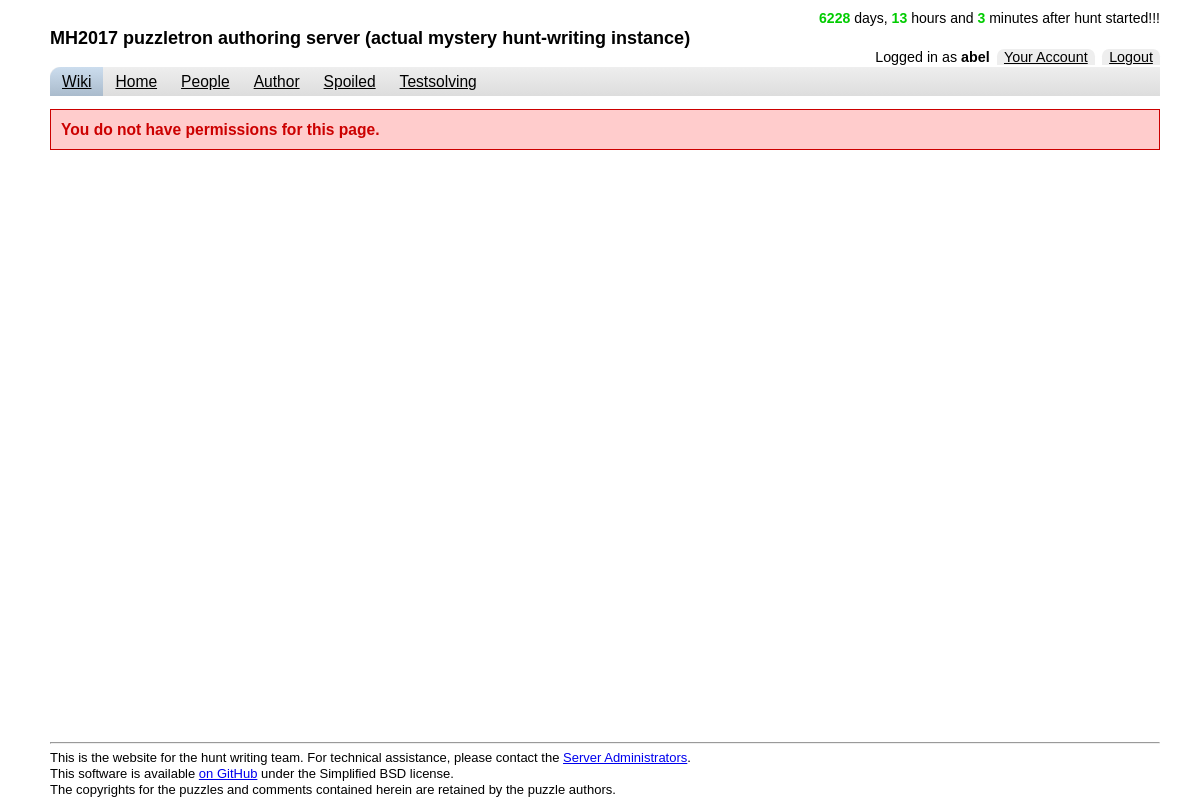
Page /user-roles.php (signed in) on the earlier database version.
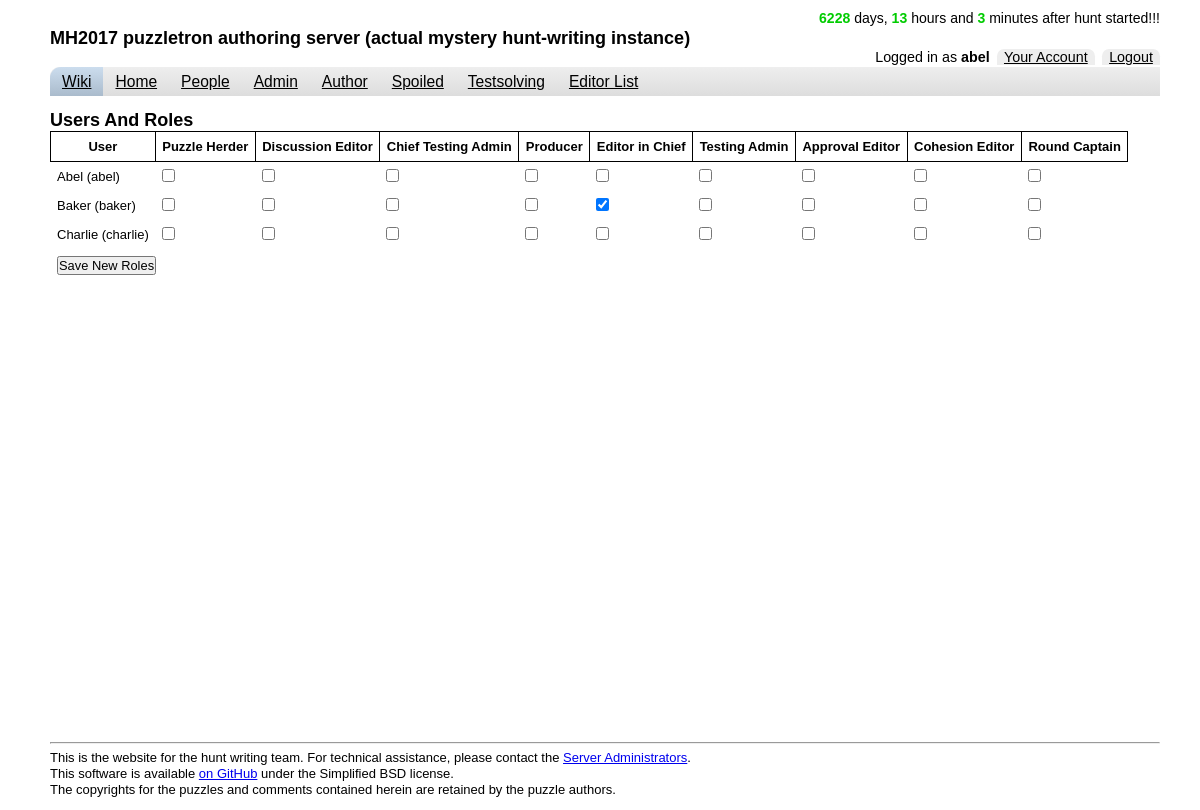
Same page on the later database version.
### tables this page shows
CREATE TABLE `users` (
  `uid` int(4) unsigned NOT NULL AUTO_INCREMENT,
  `username` varchar(32) NOT NULL,
  `password` blob NOT NULL DEFAULT '' COMMENT 'AES_ENCRYPT(''password'',''usernamepassword'')',
  `email` varchar(255) NOT NULL,
  `fullname` varchar(255) NOT NULL DEFAULT '',
  `picture` varchar(255) DEFAULT NULL,
  `email_level` tinyint(1) DEFAULT '1',
  PRIMARY KEY (`uid`),
  UNIQUE KEY `username` (`username`),
  UNIQUE KEY `email` (`email`)
);

CREATE TABLE `roles` (
  `id` int(10) unsigned NOT NULL AUTO_INCREMENT,
  `name` varchar(64) NOT NULL,
  `seeAllPuzzles` tinyint(1) NOT NULL,
  `becomeEditor` tinyint(1) NOT NULL,
  `administerServer` tinyint(1) NOT NULL,
  `changeAnswers` tinyint(1) NOT NULL,
  `beTestAdmin` tinyint(1) NOT NULL,
  `beBlind` tinyint(1) NOT NULL,
  `beLurker` tinyint(1) NOT NULL,
  `changePuzzleStatus` tinyint(1) NOT NULL,
  `autoSubWhenEditing` tinyint(1) NOT NULL,
  `becomeRoundCaptain` tinyint(1) NOT NULL,
  `becomeApprover` tinyint(1) NOT NULL,
  PRIMARY KEY (`id`),
  UNIQUE KEY `name` (`name`)
);

### utils.php (called while the page is built, shortened)
<?php
require_once "db-func.php";
function hasServerAdminPermission($uid) {
    return hasPermission($uid, 'administerServer');
}
function hasPermission($uid, $permission) {
    $sql = sprintf("SELECT 1 FROM user_role LEFT JOIN roles ON user_role.role_id = roles.id
        WHERE uid='%s' AND %s='1'",
        mysql_real_escape_string($uid), mysql_real_escape_string($permission));
    return has_result($sql);
}
function getUserUsername($uid) {
    $sql = sprintf("SELECT username FROM users WHERE uid='%s'", mysql_real_escape_string($uid));
    return get_element($sql);
}
function getNonAdminRoles() {
    return get_row_dicts("SELECT roles.* FROM roles WHERE roles.administerServer = 0 OR roles.administerServer is null");
}
function getAllUsersAndNonAdminRoles() {
    $sql = sprintf("SELECT u.uid, u.username, u.fullname, r.role_id " .
        "FROM users u " .
        "LEFT JOIN " .
        "(SELECT ur.uid, ur.role_id " .
        "FROM user_role ur ".
        "LEFT JOIN roles ON ur.role_id = roles.id ".
        "WHERE roles.administerServer = 0 OR roles.administerServer is null) r " .
        "ON u.uid = r.uid " .
        "ORDER BY u.username");
    return get_row_dicts($sql);
}

### db-func.php (called while the page is built, shortened)
<?php
require_once "html.php";
function query_db($query) {
    $result = mysql_query($query);
    return $result;
}
function get_row($query) {
    $result = query_db($query);
    $r = mysql_fetch_array($result);
    return $r;
}
function get_row_dicts($query) {
    $result = query_db($query);
    $rows = array();
    while ($r = mysql_fetch_assoc($result)) {
        $rows[] = $r;
    }
    return $rows;
}
function get_element($query) {
    $r = get_row($query);
    if ($r == NULL) {
        return NULL;
    } else {
        return $r[0];
    }
}
function has_result($query) {
    $result = query_db($query);
    return mysql_num_rows($result) > 0;
}

### user-roles.php (the view, shortened to what this page needs)
<?php
require_once "html.php";
require_once "db-func.php";
require_once "utils.php";
$uid = isLoggedIn();
head("users-roles");
if (!hasServerAdminPermission($uid)) {
    echo "<div class='errormsg'>You do not have permissions for this page.</div>";
    foot();
    exit(1);
}
print themeUserRoleForm();
foot();
function themeUserRoleForm() {
    $html = '<h1>Users And Roles</h1>';
    $html .= '<form method="post" action="user-roles.php">' . "\n";
    $html .= '<input type="hidden" name="changeroles" value="true"/>' . "\n";
    $html .= '<table class="user-roles">' . "\n";
    $roles = getNonAdminRoles();
    $role_lookup = array();
    $html .= "<tr>\n<th>User</th>\n";
    foreach ($roles as $r) {
        $html .= "<th>{$r['name']}</th>\n";
        $role_lookup[$r['id']] = $r['name'];
    }
    $html .= "</tr>\n";
    $users_roles = getAllUsersAndNonAdminRoles();
    $user_role_map = array();
    $user_name_map = array();
    foreach ($users_roles as $ur) {
        $user_role_map[$ur['uid']][$ur['role_id']] = true;
        $fullname = htmlspecialchars($ur['fullname']);
        $username = htmlspecialchars($ur['username']);
        $user_name_map[$ur['uid']] = "{$fullname} ({$username})";
    }
    foreach ($user_name_map as $uid => $username) {
        $html .= "<tr><td>{$username}</td>\n";
        foreach (array_keys($role_lookup) as $rid) {
            $html .= "<td>";
            $checked = isset($user_role_map[$uid][$rid]) ? 'checked' : '';
            $html .= "<input type=\"checkbox\" {$checked} name=\"user_{$uid}_{$rid}\" value=\"1\"/>";
            $html .= "</td>";
        }
        $html .= "</tr>\n";
    }
    $html .= "<tr>\n<td colspan=3><input type=\"submit\" value=\"Save New Roles\"></td>\n</tr>\n";
    $html .= "</table>\n";
    $html .= "</form>\n";
    return $html;
}

### html.php (shortened to what this page needs)
<?php
require_once "utils.php";
function echoNav($isselected, $href, $linktext, $condition) {
    if ($condition) {
        $navclass = $isselected ? "selnav" : "nav";
        echo "<li class='nav'><a class='$navclass' href='$href'>$linktext</a></li>\n";
    }
}
function fullTitle() {
    return 'MH2017 puzzletron authoring server (' . (DEVMODE ? 'test/dev' : (PRACMODE ? 'practice' : 'actual mystery hunt-writing')) . ' instance)';
}
function head($selnav = "", $title = -1) {
$hunt = mktime(12, 17, 00, 1, HUNT_DOM, HUNT_YEAR);
$now = time();
$timediff = abs($hunt-$now);
$days = (int)($timediff/(60 * 60 * 24));
$hrs = (int)($timediff/(60 * 60))-(24*$days);
$mins = (int)($timediff/(60))-(24*60*$days)-(60*$hrs);
$cdmsg = "";
if ($now > $hunt) {
    $cdmsg = "after hunt started!!!";
    $cdclass = "cunum";
} else {
    $cdmsg = "left until hunt.";
    $cdclass = "cdnum";
}
?>
<!DOCTYPE html PUBLIC "-//W3C//DTD HTML 4.01 Transitional//EN" "http://www.w3.org/TR/html4/loose.dtd">
<html xmlns="http://www.w3.org/1999/xhtml">
<head>
    <link rel="stylesheet" type="text/css" href="css/reset-min.css" />
    <link rel="stylesheet" type="text/css" href="css/base-min.css" />
    <link rel="stylesheet" type="text/css" href="css/fonts-min.css" />
    <link rel="stylesheet" type="text/css" href="css/style.css" />
</head>
<body>
<div id="container">
    <div id="header">
        <div id="top">
            <div id="countdowndiv">
                <span id="countdown">
                <?php
                    if ($days !== 0) {
                        $daypl = $days === 1 ? "" : "s";
                        echo "<span class=\"$cdclass\">$days</span> day$daypl, ";
                    }
                    $hrpl =  $hrs  === 1 ? "" : "s";
                    echo "<span class=\"$cdclass\">$hrs</span> hour$hrpl and ";
                    $minpl = $mins === 1 ? "" : "s";
                    echo "<span class=\"$cdclass\">$mins</span> minute$minpl $cdmsg";
                ?>
                </span>
            </div>
            <div id="titlediv">
                <h1><?php echo fullTitle(); ?></h1>
            </div>
            <div id="logindiv">
<?php if (isset($_SESSION['uid'])) {
    echo 'Logged in as <strong>' . getUserUsername($_SESSION['uid']) . '</strong>';
    echo '<a href="account.php"' . ($selnav == "account" ? ' class="accsel"' : "") . '>Your Account</a>';
    if (!TRUST_REMOTE_USER) { echo '<a href="logout.php">Logout</a>'; }
} else { ?>
                <span class="notloggedin">Not logged in</span> <a href="login.php">Login</a>
        <?php } ?>
            </div>
        </div>
        <div id="navbar">
            <ul class="nav">
                <li class="nav"><a class="nav wikinav" target="_blank" href="<?php echo WIKI_URL; ?> ">Wiki</a></li>
<?php
echoNav($selnav == "home", "index.php", "Home", true);
if (isset($_SESSION['uid'])) {
    $suid = $_SESSION['uid'];
    echoNav1($selnav, "people",         "People",              true);
    echoNav1($selnav, "admin",          "Admin",               hasServerAdminPermission($suid));
    echoNav1($selnav, "author",         "Author",              true);
    echoNav1($selnav, "roundcaptain",   "Round Captain",       (USING_ROUND_CAPTAINS) && hasRoundCaptainPermission($suid));
    echoNav1($selnav, "spoiled",        "Spoiled",             true);
    echoNav1($selnav, "editor",         "Discussion Editor",   hasEditorPermission($suid));
    echoNav1($selnav, "approver",       "Approval Editor",     (USING_APPROVERS) && (hasApproverPermission($suid) || isEditorChief($suid)));
    echoNav1($selnav, "testsolving",    "Testsolving",         true);
    echoNav1($selnav, "ffc",            "Final Fact Check",    hasFactCheckerPermission($suid));
    echoNav1($selnav, "editorlist",     "Editor List",         isEditorChief($suid) || hasServerAdminPermission($suid));
    echoNav1($selnav, "testadmin",      "Testing Admin",       hasTestAdminPermission($suid));
    echoNav1($selnav, "testsolveteams", "TS Team Assignments", (USING_TESTSOLVE_TEAMS) && hasTestAdminPermission($suid));
    echoNav1($selnav, "answers",        "Answers",             canChangeAnswers($suid));
    echoNav1($selnav, "allpuzzles",     "All Puzzles",         canSeeAllPuzzles($suid));
    echoNav1($selnav, "editor-pick-special",     "Puzzles Needing Help",         hasEditorPermission($suid));
}
?>
            </ul>
        </div>
    </div>
    <div id="body">
<?php
}
function foot() {
?>
    </div>
    <div id="footer">
        <hr />
        <p>
        This is the website for the hunt writing team.
        For technical assistance, please contact the <a href="mailto:<?php echo HELP_EMAIL; ?>">Server Administrators</a>.<br/>
        This software is available <a href="http://github.com/mysteryhunt/puzzle-editing/">on GitHub</a> under the Simplified BSD license.<br/>
        The copyrights for the puzzles and comments contained herein are retained by the puzzle authors.</p>
    </div>
</div>
</body>
</html>
<?php
}
?>

### css/base-min.css (style rules this page uses)
h1 { font-size:138.5%; }
h1,h2,h3 { margin:1em 0; }
h1,h2,h3,h4,h5,h6,strong { font-weight:bold; }
blockquote,ul,ol,dl { margin:1em; }
ol,ul,dl { margin-left:2em; }
ul li { list-style:disc outside; }
th,td { border:1px solid #000;padding:.5em; }
th { font-weight:bold;text-align:center; }
p,fieldset,table,pre { margin-bottom:1em; }

### css/style.css (style rules this page uses)
html { margin:0; padding:0; height:100%; }
body { text-align: left; font-family: calibri, 'lucida grande', tahoma, helvetica, arial, verdana, sans-serif; color: #000000; background-color: #ffffff; margin: 0px 40px 0px 50px; padding: 0; height: 100%; }
#header { margin-top: 10px; }
h1 { margin: 0; }
#top { vertical-align: middle; }
#titlediv { text-align:left; vertical-align:top; }
#logindiv { text-align:right; vertical-align:bottom; font-size: 110%; }
#logindiv a { padding: 0 0.5em; margin-left: 0.5em; background-color: #eee; border-radius: 0.5em 0.5em 0 0; }
#logindiv a:link, #logindiv a:visited { color: black; }
#countdowndiv { text-align:right; vertical-align:top; }
#countdown { margin-top: 0; font-size: 108%; }
.cunum { color: #0c0; font-weight: bold; }
#navbar { float:left; width:100%; background-color: #eee; background: linear-gradient(to bottom, #eee, #ddd); border-radius: 0.7em 0 0 0; }
#container { min-height: 100%; position: relative; background-color: #ffffff; }
#body { padding-top: 1em; padding-bottom: 75px; }
#footer { position: absolute; bottom: 0px; width: 100%; height: 75px; }
p, h3, table { margin: 0; }
table { border-style: none; border-collapse: collapse; }
td { border-style: none; vertical-align: top; }
ul.nav { display:block; margin: 0; padding: 0; overflow: hidden; float: left; }
li.nav { float: left; display:block; list-style-type: none; text-align: left; }
a.nav { display: block; padding: 5px 12px; font-size: 1.2em; }
a.nav:link { color:#000000; }
a.wikinav { border-radius: 0.7em 0 0 0; }
a.wikinav:link, a.wikinav:visited, a.wikinav:active { background-color: #bcd; background: linear-gradient(to bottom, #cde, #abc); }
.msg, .okmsg, .errormsg { font-size: 120%; padding: 10px; margin-bottom: 15px; }
.errormsg { color: #c00; background-color: #fcc; border: 1px solid #c00; font-weight: bold; }

Differences in the rows shown:
added roles: name "Puzzle Herder"
added roles: name "Discussion Editor"
added roles: name "Chief Testing Admin"
added roles: name "Producer"
added roles: name "Editor in Chief"
added roles: name "Testing Admin"
added roles: name "Approval Editor"
added roles: name "Cohesion Editor"
added roles: name "Round Captain"
Other differences:
$linktext: "Home People Author Spoiled Testsolving" → "Home People Admin Author Spoiled Testsolving Editor List"
form field value: (not shown) → "Save New Roles"
text no longer shown: "You do not have permissions for this page."
text now shown: "Users And Roles User"
new list line: "Abel (abel) ☐ ☐ ☐ ☐ ☐ ☐ ☐ ☐ ☐"
new list line: "Baker (baker) ☐ ☐ ☐ ☐ ☑ ☐ ☐ ☐ ☐"
new list line: "Charlie (charlie) ☐ ☐ ☐ ☐ ☐ ☐ ☐ ☐ ☐"
